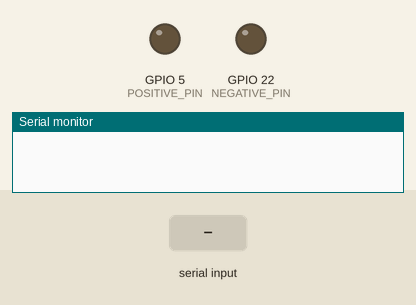
The sketch below on a simulated ESP32. Parts: output pins drawn as LEDs (lit = HIGH), the last lines printed to the serial monitor. Dashed ring = blinking. The test bench sets the inputs (shaded band).

Above: at 1.2 s.
1.3 s: "90,45\n" received over Serial
At 1.45 s:
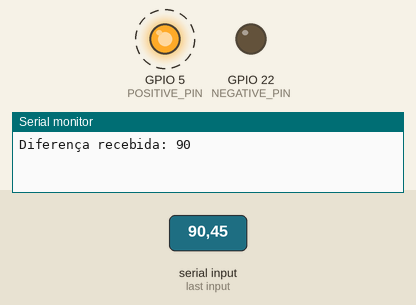
Timing chart, 0 to 10.3 s (numbered marks = the images above; inputs shaded):
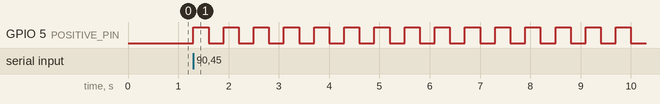

Measured:
- after the input at 1.3 s, GPIO 5 (POSITIVE_PIN): alternates HIGH for 0.30 s and LOW for 0.30 s, starting at once

The sketch:

ESP32Control.ino
```cpp
#define POSITIVE_PIN 5  // Pino para valores positivos
#define NEGATIVE_PIN 22   // Pino para valores negativos

void setup() {
  Serial.begin(9600);

  // Configuração dos pinos como saída
  pinMode(POSITIVE_PIN, OUTPUT);
  pinMode(NEGATIVE_PIN, OUTPUT);

  // Garante que ambos os LEDs iniciem apagados
  digitalWrite(POSITIVE_PIN, LOW);
  digitalWrite(NEGATIVE_PIN, LOW);
}

void loop() {
  if (Serial.available() > 0) {
    String input = Serial.readStringUntil('\n');
    int numPiscos = input.toInt();

    if (numPiscos != 0) {
      Serial.print("Diferença recebida: ");
      Serial.println(numPiscos);

      // Determina qual LED piscar com base no valor recebido
      int Pin = (numPiscos > 0) ? POSITIVE_PIN : NEGATIVE_PIN;

      // Pisca o LED tantas vezes quanto o valor absoluto da diferença
      for (int i = 0; i < abs(numPiscos); i++) {
        digitalWrite(Pin, HIGH);    // Liga o LED
        delay(300);
        digitalWrite(Pin, LOW);   // Desliga o LED
        delay(300);
      }
    } else {
      Serial.println("Valor inválido ou diferença zero recebida.");
    }
  }
}
```
